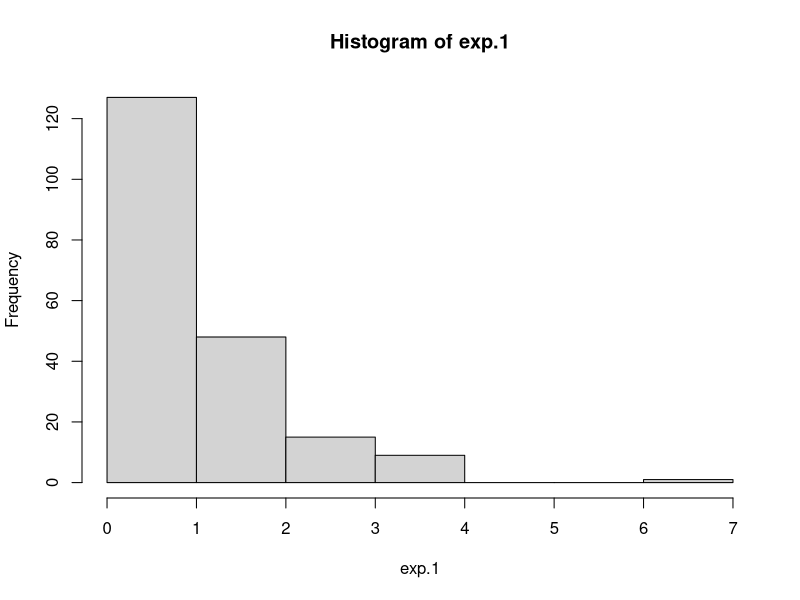
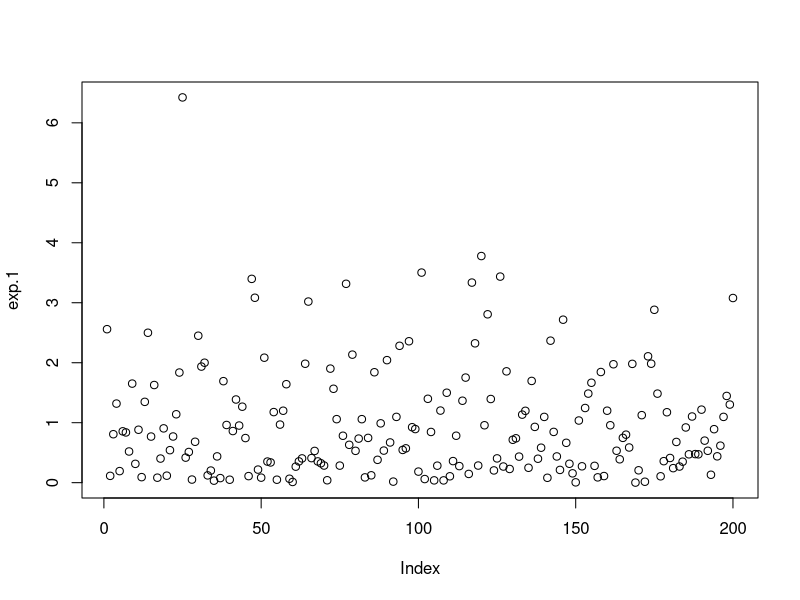
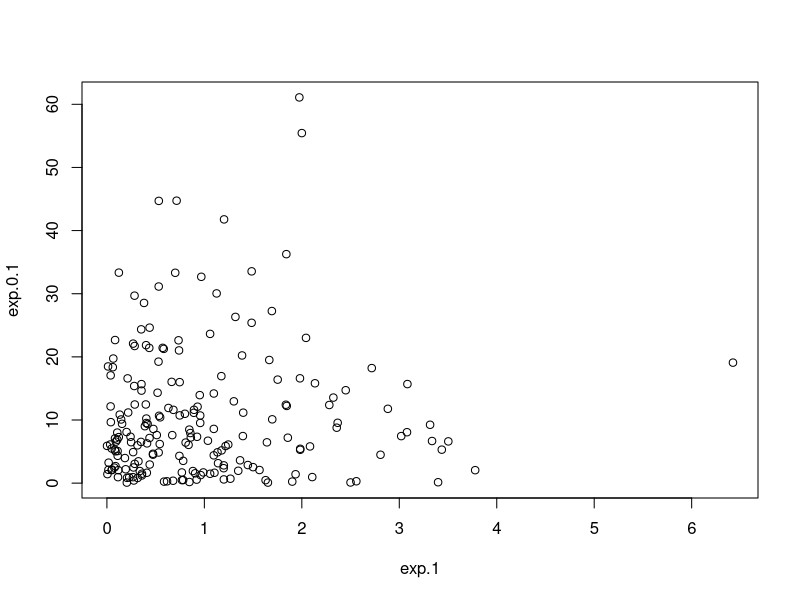
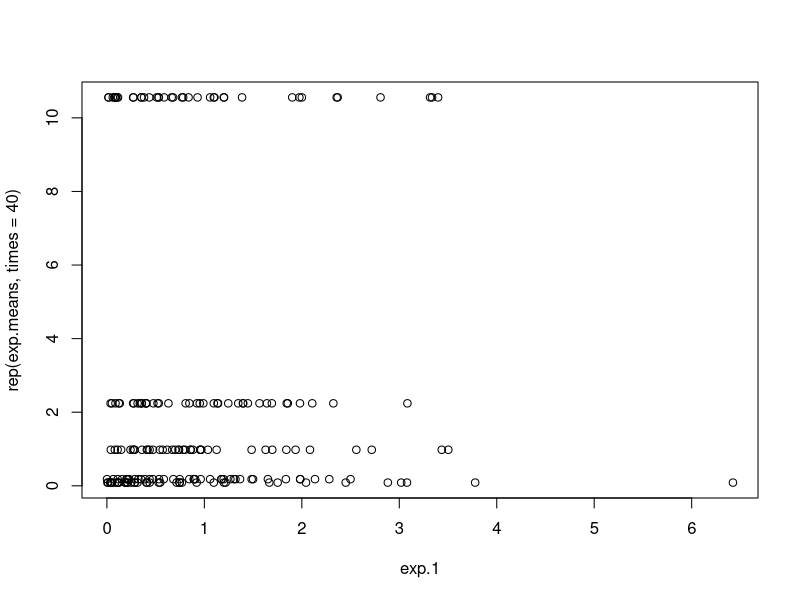
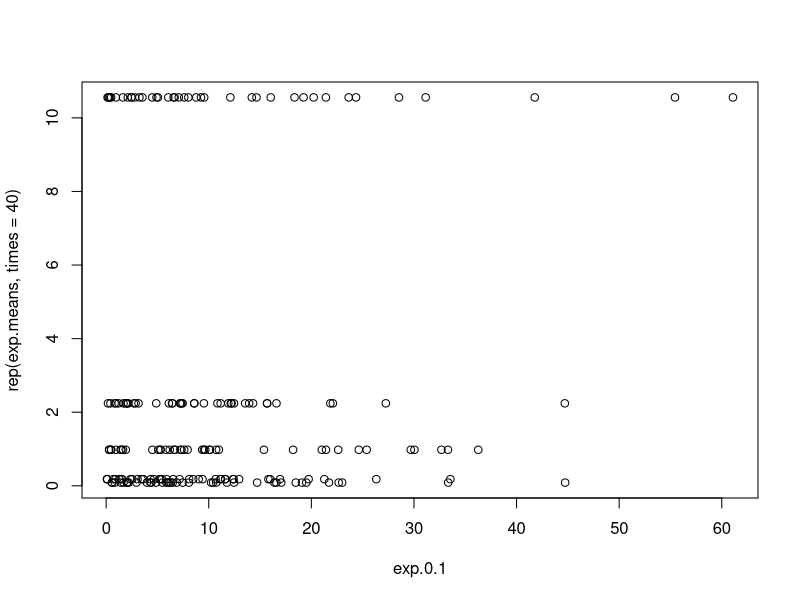
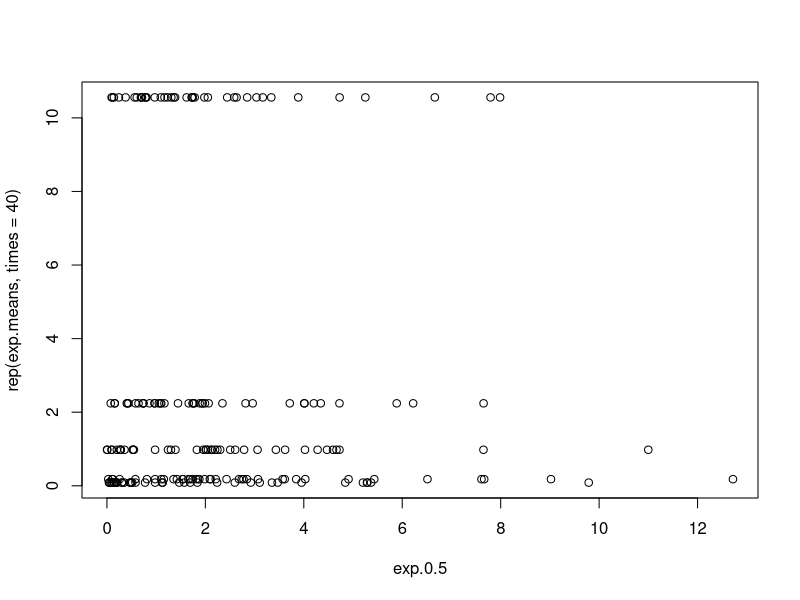
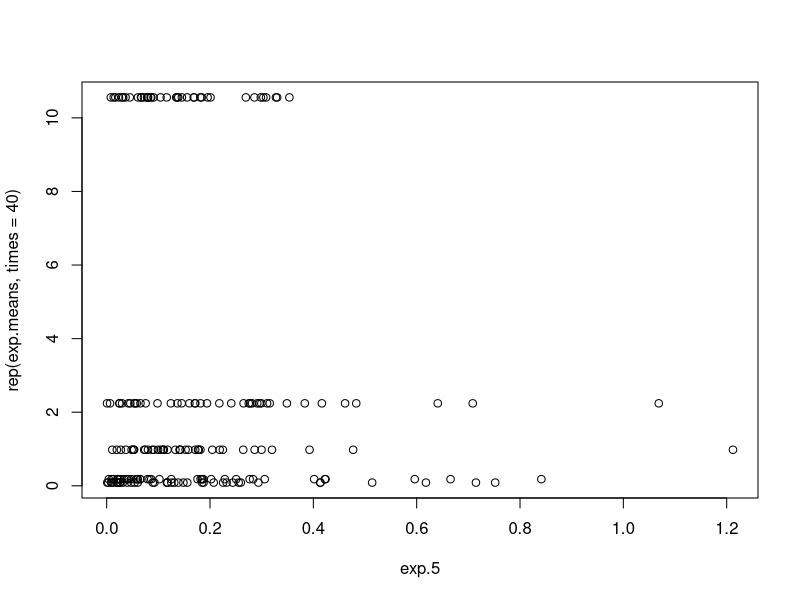
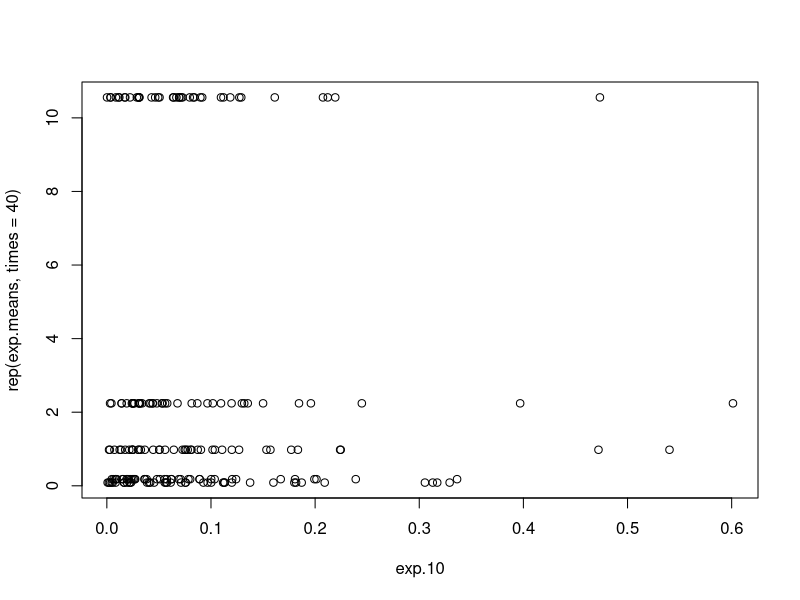

These figures' R source, in order:
## ---- chunk 1
knitr::opts_chunk$set(echo = TRUE)
## ---- chunk 2
# -------------------------------------------------- Task 1 --------------------------------------------------
# 1
exp.1 = rexp(n = 200)
exp.1.mean = mean(exp.1)
exp.1.sd = sd(exp.1)
# 3.i
hist(exp.1)
# 3.ii
plot(exp.1)

# 2
exp.0.1 = rexp(n = 200, rate = 0.1)
exp.0.1.mean = mean(exp.0.1)
exp.0.1.sd = sd(exp.0.1)
# 3.iii
plot(exp.1, exp.0.1)

# 2
exp.0.5 = rexp(n = 200, rate = 0.5)
exp.0.5.mean = mean(exp.0.5)
exp.0.5.sd = sd(exp.0.5)

# 2
exp.5 = rexp(n = 200, rate = 5)
exp.5.mean = mean(exp.5)
exp.5.sd = sd(exp.5)

# 2
exp.10 = rexp(n = 200, rate = 10)
exp.10.mean = mean(exp.10)
exp.10.sd = sd(exp.10)

# 4
exp.means = c(
  exp.1.mean,
  exp.0.1.mean,
  exp.0.5.mean,
  exp.5.mean,
  exp.10.mean
)
exp.sds = c(
  exp.1.sd,
  exp.0.1.sd,
  exp.0.5.sd,
  exp.5.sd,
  exp.10.sd
  )
# 4.i
plot(exp.1, rep(exp.means, times = 40))
plot(exp.0.1, rep(exp.means, times = 40))
plot(exp.0.5, rep(exp.means, times = 40))
plot(exp.5, rep(exp.means, times = 40))
plot(exp.10, rep(exp.means, times = 40))

# 4.ii
plot(exp.1, rep(exp.sds, times = 40))
plot(exp.0.1, rep(exp.sds, times = 40))
plot(exp.0.5, rep(exp.sds, times = 40))
plot(exp.5, rep(exp.sds, times = 40))
plot(exp.10, rep(exp.sds, times = 40))

# 4.iii
plot(exp.means, exp.sds)

# -------------------------------------------------- Task 2 --------------------------------------------------
huge.exp.1 = rexp(1100000)
huge.exp.1.mean = mean(huge.exp.1)
huge.exp.1.sd = sd(huge.exp.1)

# гистограмма соответсвует гистограмме функции 1-e^(-x)
# так как использовалась функция стандартного
# экспоненциального распределения (lambda = 1)
hist(huge.exp.1)

huge.exp.1.more.1 = huge.exp.1[huge.exp.1 > 1]
huge.exp.1.more.1.mean = mean(huge.exp.1.more.1)

huge.exp.1.mat = matrix(huge.exp.1, nrow = 1100, ncol = 1000)
# гистограмма выглядит так же, как и для вектора
hist(huge.exp.1.mat)

huge.exp.1.mat.col.137.mean = mean(huge.exp.1.mat[,137])

huge.exp.1.col.means = apply(huge.exp.1.mat, 2, mean)
# диаграмма отличается от экспоненциального распределения
# потому что значения из колонок не являются экспоненциальным распределением
hist(huge.exp.1.col.means)

huge.exp.1.squares = huge.exp.1 ^ 2
huge.exp.1.squares.mean = mean(huge.exp.1.squares)
huge.exp.1.squares.sd = sd(huge.exp.1.squares)
# показатели отличаются в соответствии с формулами для математического ожидания
# и стандартного отклонения экспоненциального распределения
huge.exp.1.mean
huge.exp.1.sd
huge.exp.1.squares.mean
huge.exp.1.squares.sd

